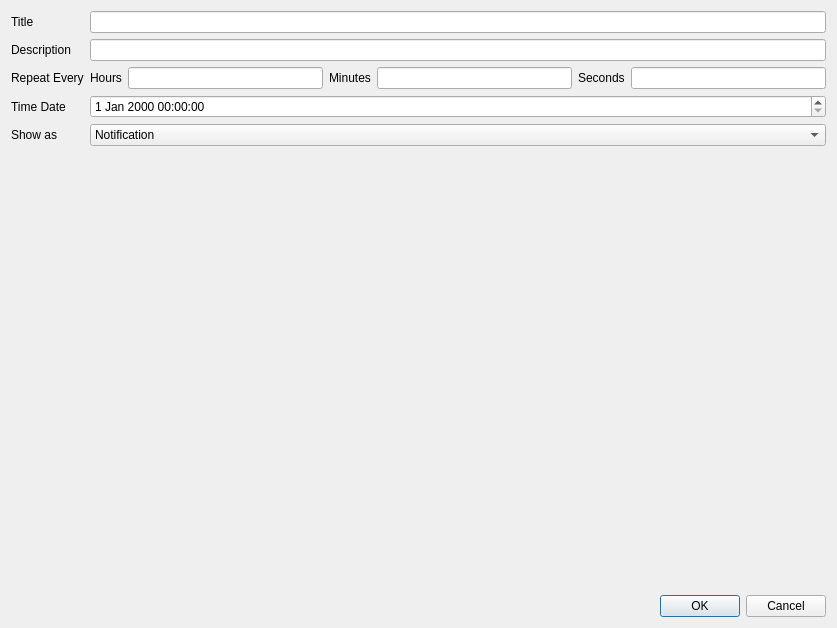
<?xml version="1.0" encoding="UTF-8"?>
<ui version="4.0">
 <class>EditEventDialog</class>
 <widget class="QDialog" name="EditEventDialog">
  <property name="geometry">
   <rect>
    <x>0</x>
    <y>0</y>
    <width>837</width>
    <height>628</height>
   </rect>
  </property>
  <property name="windowTitle">
   <string>Edit</string>
  </property>
  <property name="locale">
   <locale language="English" country="UnitedStates"/>
  </property>
  <layout class="QVBoxLayout" name="verticalLayout">
   <item>
    <layout class="QFormLayout" name="formLayout">
     <item row="0" column="0">
      <widget class="QLabel" name="label">
       <property name="text">
        <string>Title</string>
       </property>
      </widget>
     </item>
     <item row="0" column="1">
      <widget class="QLineEdit" name="titleLine"/>
     </item>
     <item row="1" column="0">
      <widget class="QLabel" name="label_2">
       <property name="text">
        <string>Description</string>
       </property>
      </widget>
     </item>
     <item row="1" column="1">
      <widget class="QLineEdit" name="descriptionLine"/>
     </item>
     <item row="2" column="0">
      <widget class="QLabel" name="repeatEveryLabel">
       <property name="text">
        <string>Repeat Every</string>
       </property>
      </widget>
     </item>
     <item row="2" column="1">
      <layout class="QHBoxLayout" name="horizontalLayout">
       <item>
        <widget class="QLabel" name="hoursLabel">
         <property name="text">
          <string>Hours</string>
         </property>
        </widget>
       </item>
       <item>
        <widget class="QLineEdit" name="hoursLine"/>
       </item>
       <item>
        <widget class="QLabel" name="minutesLabel">
         <property name="text">
          <string>Minutes</string>
         </property>
        </widget>
       </item>
       <item>
        <widget class="QLineEdit" name="minutesLine"/>
       </item>
       <item>
        <widget class="QLabel" name="secondsLabel">
         <property name="text">
          <string>Seconds</string>
         </property>
        </widget>
       </item>
       <item>
        <widget class="QLineEdit" name="secondsLine"/>
       </item>
      </layout>
     </item>
     <item row="3" column="0">
      <widget class="QLabel" name="dateTimeLabel">
       <property name="text">
        <string>Time Date</string>
       </property>
      </widget>
     </item>
     <item row="3" column="1">
      <widget class="QDateTimeEdit" name="dateTimeEdit"/>
     </item>
     <item row="4" column="0">
      <widget class="QLabel" name="label_3">
       <property name="text">
        <string>Show as</string>
       </property>
      </widget>
     </item>
     <item row="4" column="1">
      <widget class="QComboBox" name="showAsComboBox">
       <item>
        <property name="text">
         <string>Notification</string>
        </property>
       </item>
       <item>
        <property name="text">
         <string>Full screen window</string>
        </property>
       </item>
      </widget>
     </item>
    </layout>
   </item>
   <item>
    <widget class="QDialogButtonBox" name="buttonBox">
     <property name="orientation">
      <enum>Qt::Orientation::Horizontal</enum>
     </property>
     <property name="standardButtons">
      <set>QDialogButtonBox::StandardButton::Cancel|QDialogButtonBox::StandardButton::Ok</set>
     </property>
    </widget>
   </item>
  </layout>
 </widget>
 <resources/>
 <connections>
  <connection>
   <sender>buttonBox</sender>
   <signal>accepted()</signal>
   <receiver>EditEventDialog</receiver>
   <slot>accept()</slot>
   <hints>
    <hint type="sourcelabel">
     <x>248</x>
     <y>254</y>
    </hint>
    <hint type="destinationlabel">
     <x>157</x>
     <y>274</y>
    </hint>
   </hints>
  </connection>
  <connection>
   <sender>buttonBox</sender>
   <signal>rejected()</signal>
   <receiver>EditEventDialog</receiver>
   <slot>reject()</slot>
   <hints>
    <hint type="sourcelabel">
     <x>316</x>
     <y>260</y>
    </hint>
    <hint type="destinationlabel">
     <x>286</x>
     <y>274</y>
    </hint>
   </hints>
  </connection>
 </connections>
</ui>
